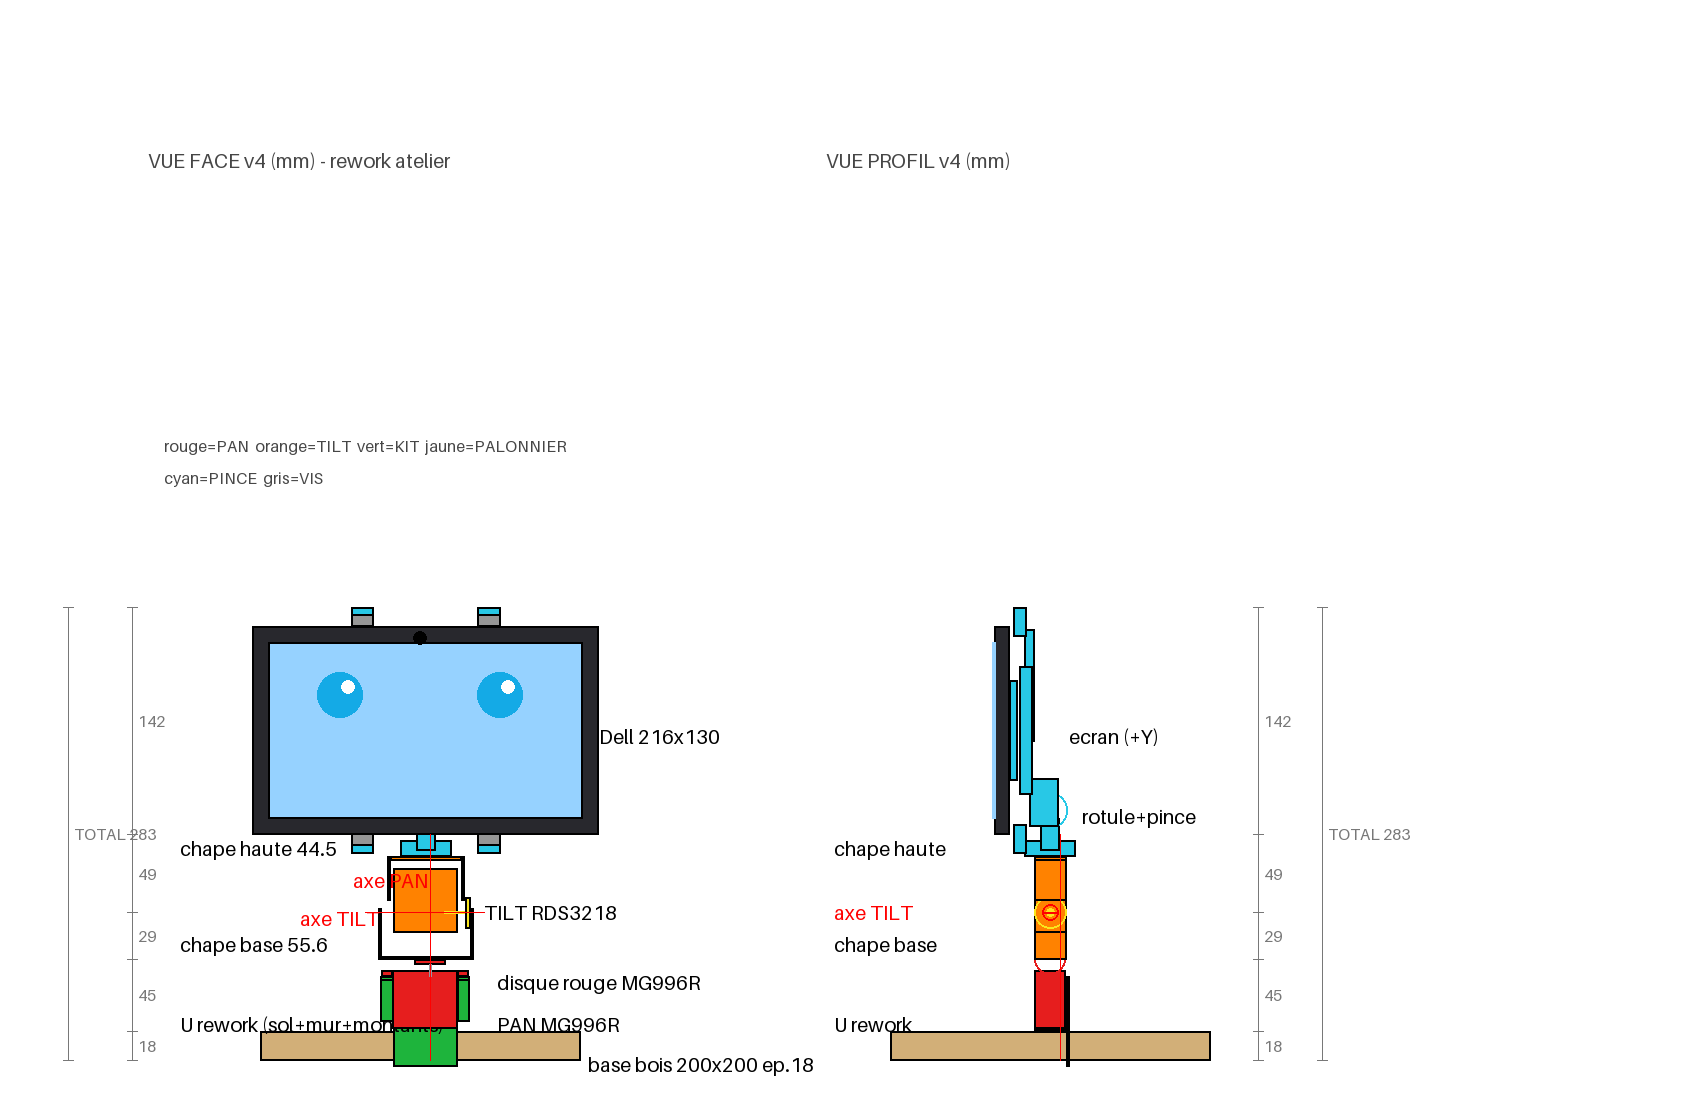

Here is the Python script that generated this plot:
"""Plan 2D v4 : rework atelier (assemblage_2axes.blend).
Pan axe x=+6.4, tilt axe z=92 (arbre cote +X). TOTAL 283.
Unites mm."""
from PIL import Image, ImageDraw, ImageFont

try:
    F = ImageFont.load_default(20)
    FS = ImageFont.load_default(16)
except Exception:
    F = FS = ImageFont.load_default()

W, H = 1700, 1120
img = Image.new("RGB", (W, H), "white")
d = ImageDraw.Draw(img)
S = 1.6
def X(xmm, ox): return ox + xmm * S
def Z(zmm): return H - 60 - zmm * S

C = {"fill": (235, 235, 235), "screen": (150, 210, 255),
     "eye": (20, 170, 230), "axis": "red", "dim": (120, 120, 120),
     "label": (70, 70, 70), "servo": (200, 200, 205),
     "pan": (230, 30, 30), "tilt": (255, 130, 0), "kit": (30, 180, 60),
     "horn": (250, 230, 30), "sup": (40, 200, 230), "gold": (220, 180, 60),
     "steel": (150, 150, 160), "wash": (200, 240, 200),
     "metal": (190, 195, 200), "wood": (210, 175, 120)}

def rect(ox, x0, z0, x1, z1, fill=None, outline="black", width=2):
    d.rectangle([X(x0, ox), Z(z1), X(x1, ox), Z(z0)], fill=fill, outline=outline, width=width)

def txt(ox, xmm, zmm, s, font=F, color="black"):
    d.text((X(xmm, ox), Z(zmm)), s, fill=color, font=font)

def bolt(ox, xmm, zmm, fill="black"):
    d.ellipse([X(xmm - 2.5, ox), Z(zmm + 2.5), X(xmm + 2.5, ox), Z(zmm - 2.5)], fill=fill)

def dim_v(ox, xmm, z0, z1, label):
    x = X(xmm, ox)
    d.line([(x, Z(z0)), (x, Z(z1))], fill=C["dim"], width=1)
    d.line([(x - 5, Z(z0)), (x + 5, Z(z0))], fill=C["dim"], width=1)
    d.line([(x - 5, Z(z1)), (x + 5, Z(z1))], fill=C["dim"], width=1)
    d.text((x + 6, (Z(z0) + Z(z1)) / 2 - 10), label, fill=C["dim"], font=FS)

# ================= VUE FACE =================
OX = 420
txt(OX, -170, 570, "VUE FACE v4 (mm) - rework atelier", color=C["label"])
txt(OX, -160, 390, "rouge=PAN  orange=TILT  vert=KIT  jaune=PALONNIER", font=FS, color=C["label"])
txt(OX, -160, 370, "cyan=PINCE  gris=VIS", font=FS, color=C["label"])
# base
rect(OX, -100, 0, 100, 18, fill=C["wood"])
txt(OX, 105, 5, "base bois 200x200 ep.18")
# U rework autour du pan (sol + mur + montants + bras plats)
rect(OX, -16.8, 17, 23.2, 19, fill=C["kit"])
rect(OX, -16.8, -4, 23.2, 38, fill=C["kit"])
rect(OX, 23.2, 24, 31.2, 52, fill=C["kit"]); rect(OX, -24.8, 24, -16.8, 52, fill=C["kit"])
rect(OX, 23.2, 50, 31.2, 52, fill=C["kit"]); rect(OX, -24.8, 50, -16.8, 52, fill=C["kit"])
txt(OX, -150, 30, "U rework (sol+mur+montants)")
# pan MG996R
rect(OX, -17.15, 20, 23.55, 56, fill=C["pan"])
rect(OX, 23.5, 52, 30.5, 56, fill=C["pan"]); rect(OX, -24.1, 52, -17.1, 56, fill=C["pan"])
txt(OX, 48, 30, "PAN MG996R")
# disque rouge + arbre (axe x=+6.4)
rect(OX, -3.35, 60, 16.15, 63, fill=C["pan"])
d.line([(X(6.4, OX), Z(52)), (X(6.4, OX), Z(60))], fill=C["steel"], width=3)
txt(OX, 48, 56, "disque rouge MG996R")
# chape base 55.6
rect(OX, -24.1, 63, 31.5, 65, fill=C["tilt"])
rect(OX, 31.5, 63, 33.5, 94.5, fill=C["tilt"]); rect(OX, -26.1, 63, -24.1, 94.5, fill=C["tilt"])
txt(OX, -150, 80, "chape base 55.6")
# tilt corps + arbre + palonnier (arbre +X, z=92)
rect(OX, -16.3, 80, 23.7, 120, fill=C["tilt"])
d.line([(X(15, OX), Z(92)), (X(29, OX), Z(92))], fill=C["horn"], width=3)
rect(OX, 28.6, 82.25, 31.6, 101.75, fill=C["horn"])
txt(OX, 40, 100, "TILT RDS3218")
# axe TILT
d.line([(X(-34, OX), Z(92)), (X(40, OX), Z(92))], fill=C["axis"], width=1)
txt(OX, -75, 96, "axe TILT", color=C["axis"])
# chape haute 44.5
rect(OX, 25.9, 100, 27.9, 127, fill=C["tilt"]); rect(OX, -20.5, 100, -18.5, 127, fill=C["tilt"])
rect(OX, -18.55, 125, 25.95, 127, fill=C["tilt"])
txt(OX, -150, 140, "chape haute 44.5")
# colonne pince : base 1/4 + rotule + colonne
rect(OX, -12.5, 127, 19.5, 137, fill=C["sup"])
rect(OX, -2.5, 131, 9.5, 151, fill=C["sup"])
d.ellipse([X(-7.5, OX), Z(167), X(14.5, OX), Z(145)], outline=C["sup"], width=2)
rect(OX, -14.5, 150, -6.5, 162, fill=(150, 150, 150))
rect(OX, -6.5, 146, 13.5, 176, fill=C["sup"])
rect(OX, -16.5, 199, 23.5, 269, fill=C["sup"])
txt(OX, 44, 155, "rotule")
# pince : dos + bras X + crochets + levres
rect(OX, -24.5, 166, 31.5, 246, fill=C["sup"])
for _x0, _z0, _x1, _z1 in ((-24, 166, -52, 240), (-24, 246, -52, 172),
                          (31, 166, 59, 240), (31, 246, 59, 172)):
    d.line([(X(_x0, OX), Z(_z0)), (X(_x1, OX), Z(_z1))], fill=C["sup"], width=5)
rect(OX, 36, 129, 50, 147, fill=C["sup"]); rect(OX, -43, 129, -29, 147, fill=C["sup"])
rect(OX, 36, 265, 50, 283, fill=C["sup"]); rect(OX, -43, 265, -29, 283, fill=C["sup"])
rect(OX, 36, 134, 50, 141.5, fill=(150, 150, 150)); rect(OX, -43, 134, -29, 141.5, fill=(150, 150, 150))
rect(OX, 36, 271, 50, 278.5, fill=(150, 150, 150)); rect(OX, -43, 271, -29, 278.5, fill=(150, 150, 150))
rect(OX, -19.5, 175, 26.5, 237, fill=C["sup"])
txt(OX, 60, 200, "pince X")
# tablette + ecran
rect(OX, -104.5, 141, 111.5, 271, fill=(40, 40, 45))
rect(OX, -94.5, 151, 101.5, 261, fill=C["screen"])
for ex in (-50, 50):
    d.ellipse([X(ex - 14, OX), Z(242), X(ex + 14, OX), Z(214)], fill=C["eye"])
    d.ellipse([X(ex + 1, OX), Z(237), X(ex + 9, OX), Z(229)], fill="white")
d.ellipse([X(-4, OX), Z(268), X(4, OX), Z(260)], fill="black")
txt(OX, 112, 210, "Dell 216x130")
# axe PAN
d.line([(X(6.4, OX), Z(0)), (X(6.4, OX), Z(141))], fill=C["axis"], width=1)
txt(OX, -42, 120, "axe PAN", color=C["axis"])
# cotes face : 18+45+29+49+142=283
dim_v(OX, -180, 0, 18, "18")
dim_v(OX, -180, 18, 63, "45")
dim_v(OX, -180, 63, 92, "29")
dim_v(OX, -180, 92, 141, "49")
dim_v(OX, -180, 141, 283, "142")
dim_v(OX, -220, 0, 283, "TOTAL 283")

# ================= VUE PROFIL =================
OX2 = 1050
txt(OX2, -140, 570, "VUE PROFIL v4 (mm)", color=C["label"])
rect(OX2, -100, 0, 100, 18, fill=C["wood"])
rect(OX2, -10, 17, 10, 19, fill=C["kit"])
rect(OX2, 10, -4, 12, 38, fill=C["kit"])
rect(OX2, 10, 24, 12, 52, fill=C["kit"])
rect(OX2, -10, 50, 10, 52, fill=C["kit"])
txt(OX2, -135, 30, "U rework")
rect(OX2, -9.85, 20, 9.85, 56, fill=C["pan"])
d.ellipse([X(-9.75, OX2), Z(63 + 9.75), X(9.75, OX2), Z(63 - 9.75)], outline=C["pan"], width=2)
rect(OX2, -10, 63, 10, 65, fill=C["tilt"])
rect(OX2, -10, 63, 10, 94.5, fill=C["tilt"])
txt(OX2, -135, 80, "chape base")
rect(OX2, -10, 80, 10, 120, fill=C["tilt"])
d.ellipse([X(-10, OX2), Z(92 + 10), X(10, OX2), Z(92 - 10)], outline=C["horn"], width=2)
bolt(OX2, 0, 92, fill=C["horn"])
rect(OX2, -10, 100, 10, 127, fill=C["tilt"])
rect(OX2, -10, 125, 10, 127, fill=C["tilt"])
txt(OX2, -135, 140, "chape haute")
rect(OX2, -16, 127, 16, 137, fill=C["sup"])
rect(OX2, -6, 131, 6, 151, fill=C["sup"])
d.ellipse([X(-11, OX2), Z(167), X(11, OX2), Z(145)], outline=C["sup"], width=2)
rect(OX2, -13, 146, 5, 176, fill=C["sup"])
rect(OX2, -16, 199, -10, 269, fill=C["sup"])
rect(OX2, -19, 166, -11, 246, fill=C["sup"])
rect(OX2, -25.5, 175, -20.5, 237, fill=C["sup"])
rect(OX2, -23, 129, -15, 147, fill=C["sup"])
rect(OX2, -23, 265, -15, 283, fill=C["sup"])
txt(OX2, 20, 160, "rotule+pince")
rect(OX2, -34.5, 141, -25.5, 271, fill=(40, 40, 45))
d.line([(X(-34.5, OX2), Z(151)), (X(-34.5, OX2), Z(261))], fill=C["screen"], width=4)
txt(OX2, 12, 210, "ecran (+Y)")
d.line([(X(6.4, OX2), Z(0)), (X(6.4, OX2), Z(141))], fill=C["axis"], width=1)
x = X(0, OX2); z = 92
d.ellipse([(x - 8, Z(z) - 8), (x + 8, Z(z) + 8)], outline=C["axis"], width=2)
d.line([(x - 8, Z(z)), (x + 8, Z(z))], fill=C["axis"], width=2)
txt(OX2, -135, z + 8, "axe TILT", color=C["axis"])
dim_v(OX2, 130, 0, 18, "18")
dim_v(OX2, 130, 18, 63, "45")
dim_v(OX2, 130, 63, 92, "29")
dim_v(OX2, 130, 92, 141, "49")
dim_v(OX2, 130, 141, 283, "142")
dim_v(OX2, 170, 0, 283, "TOTAL 283")

img.save("C:/Users/mathias/Work/Projects/personal_bot/hardware/plan-2d-v4.png")
print("PLAN-V4-OK")
